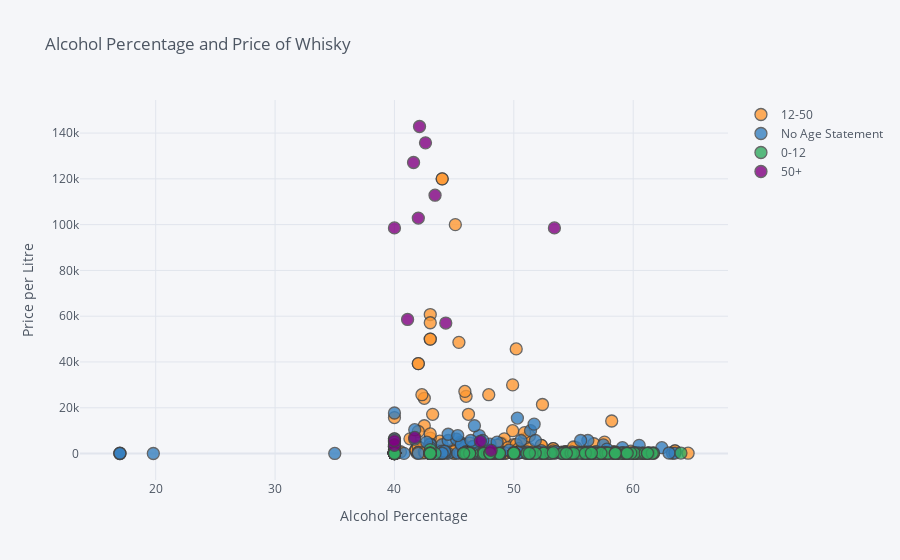

The notebook cell saved with this chart:
### Code cell
df.iplot(x='ABV',
        y='price_per_litre',
         #size=df['Age'],
        
                                                           
                                                      
        categories='age_class',
        xTitle='Alcohol Percentage',
        yTitle='Price per Litre',
        text='name',
        title='Alcohol Percentage and Price of Whisky  ')

### Figure 1 — Plotly figure (JSON) as saved in the notebook; plotly's stock layout.template omitted (floating-point values rounded to 4 significant figures; data arrays with more than 128 entries replaced by an {"elided": "..."} marker saying what was removed)
{"data": [{"marker": {"color": "rgba(255, 153, 51, 1.0)", "line": {"width": 1.3}, "opacity": 0.8, "size": 12, "symbol": "circle"}, "mode": "markers", "name": "12-50", "text": {"elided": "368 str values"}, "textfont": {"color": "#4D5663"}, "type": "scatter", "x": {"elided": "368 float values"}, "y": {"elided": "368 float values"}}, {"marker": {"color": "rgba(55, 128, 191, 1.0)", "line": {"width": 1.3}, "opacity": 0.8, "size": 12, "symbol": "circle"}, "mode": "markers", "name": "No Age Statement", "text": {"elided": "377 str values"}, "textfont": {"color": "#4D5663"}, "type": "scatter", "x": {"elided": "377 float values"}, "y": {"elided": "377 float values"}}, {"marker": {"color": "rgba(50, 171, 96, 1.0)", "line": {"width": 1.3}, "opacity": 0.8, "size": 12, "symbol": "circle"}, "mode": "markers", "name": "0-12", "text": {"elided": "237 str values"}, "textfont": {"color": "#4D5663"}, "type": "scatter", "x": {"elided": "237 float values"}, "y": {"elided": "237 float values"}}, {"marker": {"color": "rgba(128, 0, 128, 1.0)", "line": {"width": 1.3}, "opacity": 0.8, "size": 12, "symbol": "circle"}, "mode": "markers", "name": "50+", "text": ["Gordon & MacPhail Glen Grant 1954 59 Year Old", "Gordon & MacPhail Mortlach 1949 51 Year Old", "Macallan Exceptional Single Cask 1950", "The Last Drop 56 Year Old", "Macallan 74 Year Old Red Collection", "Macallan 71 Year Old Red Collection", "Macallan 60 Year Old Red Collection", "Dalmore 51 Year Old", "Macallan 72 Year Old in Lalique", "Macallan 1946 56 Year Old (Cask 46/3M) Fine & Rare", "Macallan 1949 52 Year Old (Cask 935) Fine & Rare", "Lochside 52 Year Old Sovereign", "Bowmore 1957", "Glenglassaugh 51 year old"], "textfont": {"color": "#4D5663"}, "type": "scatter", "x": [40, 40, 53.4, 47.2, 42.6, 41.6, 43.4, 40, 42, 44.3, 41.1, 48.1, 42.1, 41.7], "y": [3571.0, 5713.0, 98570.0, 5357.0, 135700.0, 127100.0, 112900.0, 98570.0, 102900.0, 57000, 58570.0, 1371.0, 142900.0, 7029.0]}], "layout": {"legend": {"bgcolor": "#F5F6F9", "font": {"color": "#4D5663"}}, "paper_bgcolor": "#F5F6F9", "plot_bgcolor": "#F5F6F9", "title": {"font": {"color": "#4D5663"}, "text": "Alcohol Percentage and Price of Whisky  "}, "xaxis": {"gridcolor": "#E1E5ED", "showgrid": true, "tickfont": {"color": "#4D5663"}, "title": {"font": {"color": "#4D5663"}, "text": "Alcohol Percentage"}, "zerolinecolor": "#E1E5ED"}, "yaxis": {"gridcolor": "#E1E5ED", "showgrid": true, "tickfont": {"color": "#4D5663"}, "title": {"font": {"color": "#4D5663"}, "text": "Price per Litre"}, "zerolinecolor": "#E1E5ED"}}}
